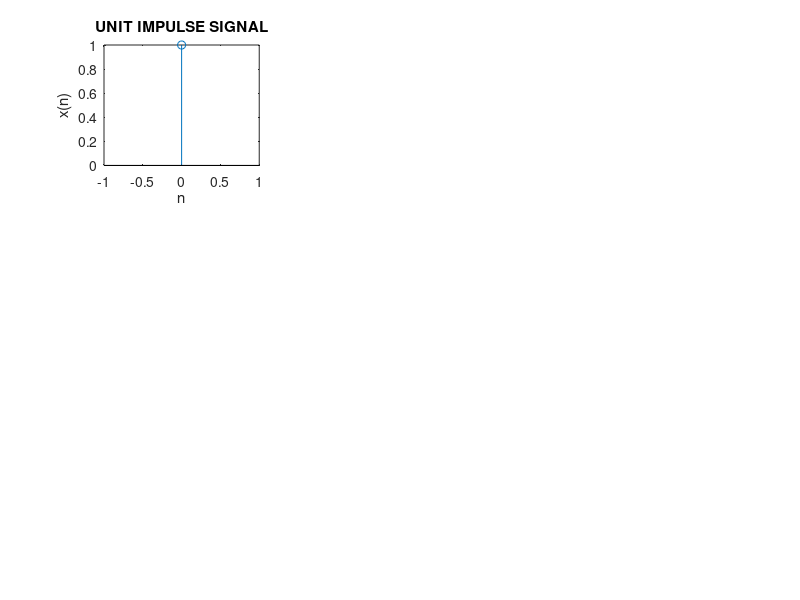

Source code (MATLAB):
clc;
clear all;
close all;
%UNIT IMPULSE SIGNAL%
N=8;
n=0;
x=ones(1,1);
subplot(3,3,1);
stem(n,x);
xlabel('n');
ylabel('x(n)');
title('UNIT IMPULSE SIGNAL');
